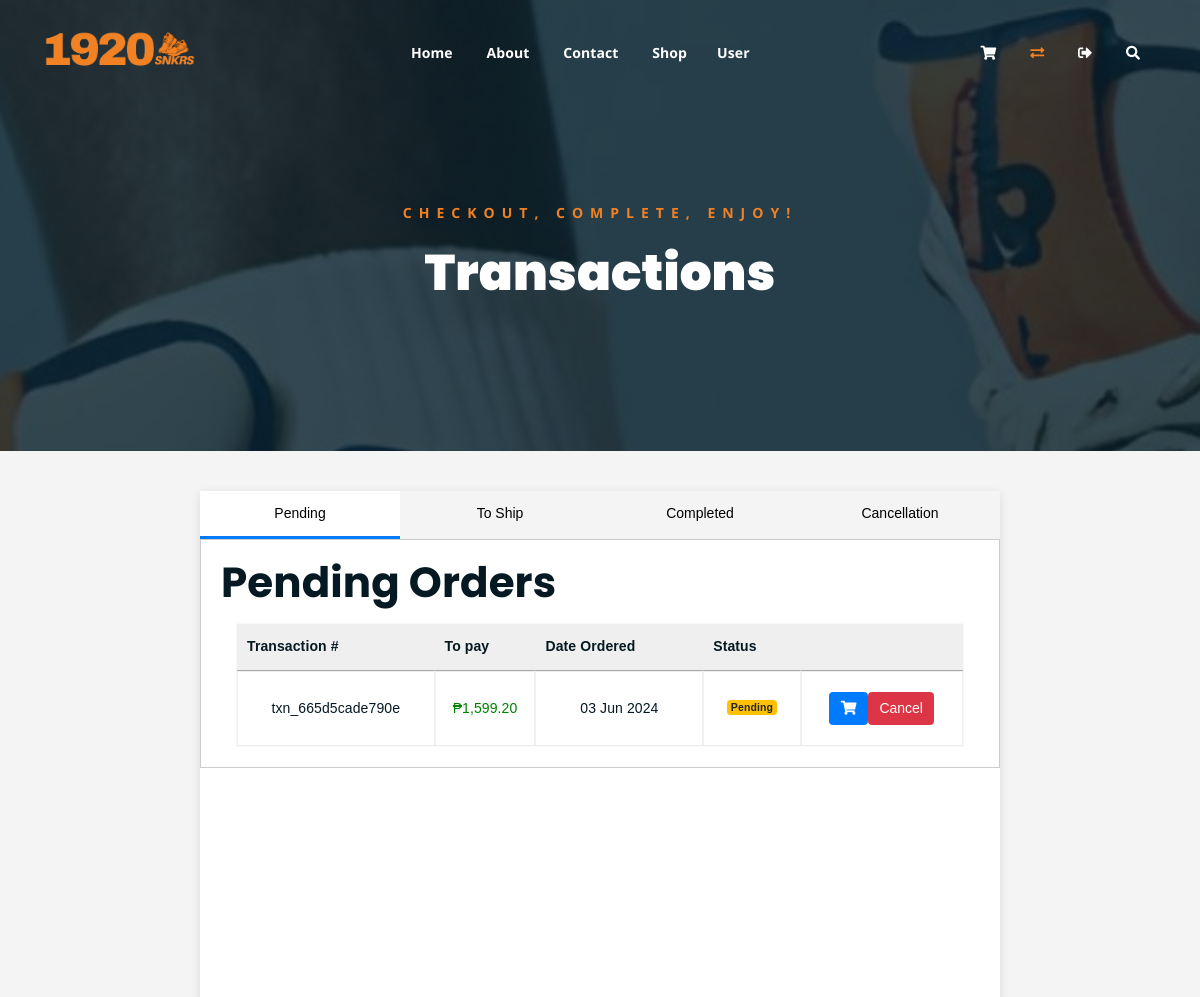
Page /user/transactions.php (signed in, upper part) on the earlier database version.
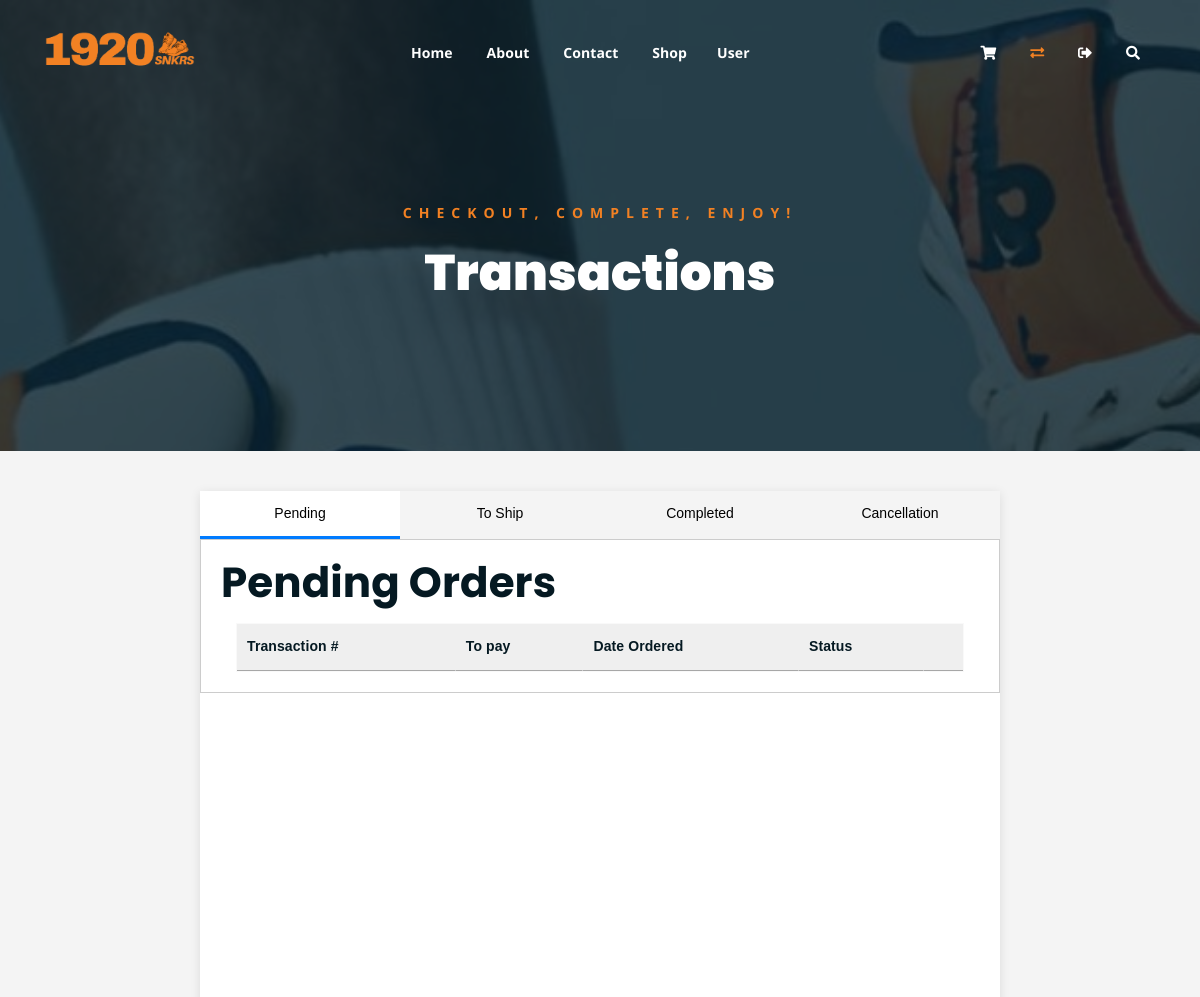
Same page on the later database version.
### tables this page shows
CREATE TABLE `orders` (
  `order_id` int(11) NOT NULL,
  `transaction_number` varchar(255) DEFAULT NULL,
  `userid` int(11) DEFAULT NULL,
  `total_amount` decimal(10,2) DEFAULT NULL,
  `note` text DEFAULT NULL,
  `created_at` timestamp NOT NULL DEFAULT current_timestamp(),
  `order_status` varchar(20) DEFAULT 'Pending',
  `imgURL` varchar(255) DEFAULT NULL,
  `updated_at` timestamp NOT NULL DEFAULT current_timestamp() ON UPDATE current_timestamp()
);

### user/function/check-login.php (called while the page is built)
<?php
function check_login_user_universal($link)
{
    if (isset($_SESSION['userid'])) {
        $fetched_uid = mysqli_real_escape_string($link, $_SESSION['userid']);
        $checkQuery = "SELECT userid FROM users WHERE userid = ?";
        $stmt = mysqli_prepare($link, $checkQuery);
        mysqli_stmt_bind_param($stmt, "s", $fetched_uid);
        mysqli_stmt_execute($stmt);
        $result = mysqli_stmt_get_result($stmt);
        if (mysqli_num_rows($result) == 1) {
            return true;
        } else {
            return false;
        }
    } else {
        return false;
    }
}
?>

### user/function/transaction-table/pending-table.php (the view, shortened to what this page needs)
<div class="container">
	<div class="row">
		<div class="col-lg-12 col-md-12">
			<div class="cart-table-wrap">
				<table class="cart-table dataTable" style="width: 100%;">
					<thead id="pendingTable" class="cart-table-head">
						<tr class="table-head-row">
							<th>Transaction #</th>
							<th>To pay</th>
							<th>Date Ordered</th>
							<th>Status</th>
							<th></th>
						</tr>
					</thead>
					<tbody>
						<?php
						$queryPending = "SELECT * FROM orders WHERE order_status = 'Pending' AND userid = ?";
						$stmtPending = $link->prepare($queryPending);
						$stmtPending->bind_param("i", $verifiedUID);
						$stmtPending->execute();
						$resultPending = $stmtPending->get_result();
						while ($row = $resultPending->fetch_assoc()) {
							$status = $row['order_status'];
							$order_id = $row['order_id'];
							$transaction_number = $row['transaction_number'];
							$createdAt = date('d M Y', strtotime($row['created_at']));
							$checkCancellationQuery = "SELECT * FROM cancellation_request WHERE order_id = ? AND status = 0";
							$stmtCancellation = $link->prepare($checkCancellationQuery);
							$stmtCancellation->bind_param("i", $order_id);
							$stmtCancellation->execute();
							$resultCancellation = $stmtCancellation->get_result();
							$cancellationExists = $resultCancellation->num_rows > 0;
							if ($status === 'Pending') {
								$statusLabel = '<label class="badge badge-warning">Pending</label>';
							} else {
								$statusLabel = $status;
							}
							echo "<tr>
							<td data-label='Transaction #'>{$transaction_number}</td>
							<td data-label='To pay' style='color: green;'>₱" . number_format($row['total_amount'], 2, '.', ',') . "</td>
							<td data-label='Date Ordered'>{$createdAt}</td>
							<td data-label='Status'>";
							if (!$cancellationExists) {
								echo $statusLabel;
							} else {
								echo "<label class='badge badge-secondary'>Cancellation Pending</label>";
							}
							echo "</td>
							<td data-label='Actions'>
								<button type='button' data-txn='{$transaction_number}' class='view-order btn btn-primary btn-md'><i class='fas fa-shopping-cart'></i></button>";
							if (!$cancellationExists) {
								echo "<button type='button' class='cancel_request btn btn-danger btn-md' data-order_id='$order_id'>Cancel</button>";
							}
							echo "</td></tr>";
						}
						?>
					</tbody>
				</table>
			</div>
		</div>
	</div>
</div>

### user/transactions.php (shortened to what this page needs)
<?php
require_once '../database/connection.php';
require("function/check-login.php");
$isLoggedIn = 0;
if (!check_login_user_universal($link)) {
    $isLoggedIn = 0;
    header("Location: ../index");
    exit;
} else {
    $verifiedUID = $_SESSION['userid'];
    $isLoggedIn = 1;
}
?>
<!DOCTYPE html>
<html lang="en">
<link rel="stylesheet" type="text/css" href="https://cdn.datatables.net/1.11.3/css/jquery.dataTables.css">
<link rel="stylesheet" href="assets/css/cancellation-page.css">
<body>
    <?php
    include("navbar.php");
    ?>
    <div class="breadcrumb-section breadcrumb-bg">
        <div class="container">
            <div class="row">
                <div class="col-lg-8 offset-lg-2 text-center">
                    <div class="breadcrumb-text">
                        <p>Checkout, Complete, Enjoy!</p>
                        <h1>Transactions</h1>
                    </div>
                </div>
            </div>
        </div>
    </div>
    <div class="body-tab">
        <div class="tab-container">
            <div class="tabs">
                <button class="tab-button active" onclick="openTab(event, 'Tab1')">Pending</button>
                <button class="tab-button" onclick="openTab(event, 'Tab2')">To Ship</button>
                <button class="tab-button" onclick="openTab(event, 'Tab3')">Completed</button>
                <button class="tab-button" onclick="openTab(event, 'Tab4')">Cancellation</button>
            </div>
            <div class="tab-content">
                <div id="Tab1" class="tab-pane">
                    <h2>Pending Orders</h2>
                    <?php include 'function/transaction-table/pending-table.php' ?>
                </div>
            </div>
        </div>
    </div>
</body>
</html>

### user/navbar.php (shortened to what this page needs)
<div class="top-header-area" id="sticker">
	<div class="container">
		<div class="row">
			<div class="col-lg-12 col-sm-12 text-center">
				<div class="main-menu-wrap">
					<div class="site-logo">
						<a href="../index">
							<img src="../assets/img/logo.png" alt="">
						</a>
					</div>
					<nav class="main-menu">
						<ul>
							<li><a href="../index">Home</a>
							</li>
							<li><a href="about.html">About</a></li>
							<li><a href="contact.html">Contact</a></li>
							<li id="shop"><a href="shop">Shop</a>
							<li><a>User</a></li>
							</li>
							<li>
								<div class="header-icons">
									<?php if ($isLoggedIn === 1) {
									?>
										<a class="mobile-hide shopping-cart" href="cart"><i id="cart" class="fas fa-shopping-cart"></i></a>
										<a class="mobile-hide" href="transactions"><i id="transac" class="fas fa-exchange-alt"></i></a>
										<a class="login-icon" onclick="logoutConfirmation()">
											<i class="fas fa-sign-out-alt" >
											</i>
										</a>
									<?php
									} else { ?>
										<a class="mobile-hide login-icon" data-toggle="modal" data-target="#loginModal"><i class="fas fa-user"></i></a>
									<?php
									}
									?>
									<a class="mobile-hide search-bar-icon" href="#"><i class="fas fa-search"></i></a>
								</div>
							</li>
						</ul>
					</nav>
				</div>
			</div>
		</div>
	</div>
</div>

### user/assets/css/cancellation-page.css (style rules this page uses)
.body-tab { font-family: Arial, sans-serif; margin: 0; padding: 0; display: flex; justify-content: center; background-color: #f4f4f4; min-height: 100vh; padding-top: 20px; padding-bottom: 20px; }
.tab-container { width: 100%; max-width: 800px; box-shadow: 0 2px 10px rgba(0, 0, 0, 0.1); background-color: #fff; margin-top: 20px; }
.tabs { display: flex; flex-wrap: wrap; border-bottom: 1px solid #ccc; }
.tab-button { flex: 1; padding: 10px; cursor: pointer; background-color: #f4f4f4; border: none; border-bottom: 3px solid transparent; outline: none; transition: background-color 0.3s, border-bottom-color 0.3s; text-align: center; }
.tab-button.active { border-bottom-color: #007BFF; background-color: #fff; }
.tab-content { border: 1px solid #ccc; border-top: none; padding: 20px; background-color: #fff; }
.tab-pane { display: none; }
.tab-pane.active { display: block; }

### assets/css/main.css (style rules this page uses)
html { font-size: 14px; font-weight: 400; line-height: 28px; height: 100%; }
body { font-family: "Open Sans", sans-serif; font-weight: 400; font-size: 1rem; letter-spacing: 0.1px; line-height: 1.8; color: #051922; overflow-x: hidden; }
body img { max-width: 100%; }
a { cursor: pointer; text-decoration: none; -webkit-transition: all 0.2s ease-in-out; -o-transition: all 0.2s ease-in-out; transition: all 0.2s ease-in-out; }
h1, .h1, h2, .h2, h3, .h3, h4, .h4, h5, .h5, h6, .h6 { font-family: "Poppins", sans-serif; font-weight: 700; margin: 0 0 1.25rem 0; color: #051922; }
h1:last-child, .h1:last-child, h2:last-child, .h2:last-child, h3:last-child, .h3:last-child, h4:last-child, .h4:last-child, h5:last-child, .h5:last-child, h6:last-child, .h6:last-child { margin: 0; }
h1, .h1 { font-size: 4rem; font-weight: 700; line-height: 4rem; }
h2, .h2 { font-size: 3rem; font-weight: 700; line-height: 3.25rem; }
p { font-family: "Open Sans", sans-serif; font-weight: 400; font-size: 1rem; letter-spacing: 0.1px; line-height: 1.8; color: #051922; margin: 0 0 1.25rem 0; }
.breadcrumb-bg { background-image: url(../../user/assets/images/shop-banner.jpg); }
.breadcrumb-text p { color: #F28123; font-weight: 700; text-transform: uppercase; letter-spacing: 7px; }
.breadcrumb-text h1 { font-size: 50px; font-weight: 900; color: #fff; margin: 0; margin-top: 20px; }
.breadcrumb-section { padding: 150px 0; background-size: cover; background-position: center center; position: relative; z-index: 1; background-attachment: fixed; padding-top: 200px; }
.breadcrumb-section:after { position: absolute; left: 0; top: 0; width: 100%; height: 100%; content: ""; background-color: #07212e; z-index: -1; opacity: 0.8; }
.top-header-area { position: absolute; z-index: 999; width: 100%; padding: 25px 0; }
nav.main-menu ul { margin: 0; padding: 0; list-style: none; }
nav.main-menu ul li { display: inline-block; }
nav.main-menu ul li a { color: #fff; font-weight: 700; display: block; padding: 15px; }
nav.main-menu ul > li { position: relative; }
nav.main-menu ul li:last-child a { display: inline-block; }
nav.main-menu > ul li:last-child { float: right; }
.site-logo { float: left; max-width: 150px; }
.main-menu-wrap { position: relative; }
.header-icons a { color: #fff; display: inline-block; padding: 10px; }
.site-logo { padding: 6px 0; }
nav.main-menu li a { -webkit-transition: 0.3s; -o-transition: 0.3s; transition: 0.3s; }
.top-header-area .header-icons a { -webkit-transition: 0.3s; -o-transition: 0.3s; transition: 0.3s; }
.top-header-area { -webkit-transition: 0.3s; -o-transition: 0.3s; transition: 0.3s; }
html, body { height: 100%; }
table.cart-table { border: 1px solid #f9f9f9; width: 100%; }
thead { border-bottom: 1px solid #eee; }
tr.table-head-row th { border-right: 1px solid #efefef; padding: 15px; font-weight: 500; text-align: center; }
tr.table-head-row th:last-child { border-right: none; }
thead.cart-table-head tr { background-color: #efefef; }
.cart-table-wrap tbody tr td { text-align: center; }
.cart-table-wrap tbody tr td { border: 1px solid #efefef; padding: 20px 0; color: #051922; }

Differences in the rows shown:
removed orders: transaction_number "txn_665d5cade790e", total_amount "1,599.20", created_at "03 Jun 2024", order_status "Pending"
